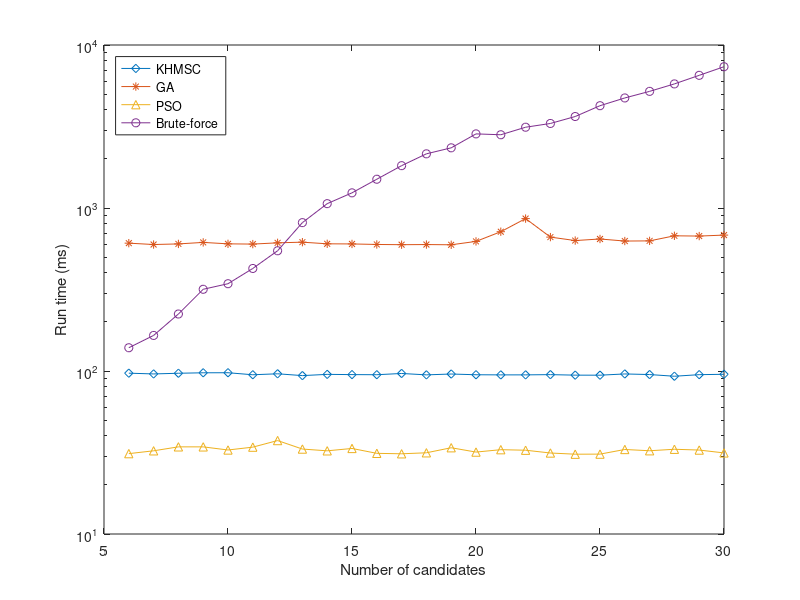

Recreate this plot in MATLAB.
BF = load('Task-BruteForce-time.mat', 'time');
KH = load('Task-KH-time.mat');
PSO = load('Task-PSO-time.mat');
GA = load('Task-GA-time.mat');

figure();
x = [6:30];

semilogy(x, 1000.*KH.time, '-d', x, 1000.*GA.time, '-*', x, 1000.*PSO.time, '-^', x, 1000.*BF.time, '-o');
xlabel('Number of candidates');
ylabel('Run time (ms)');
legend('KHMSC', 'GA','PSO', 'Brute-force', 'Location','NorthWest');
